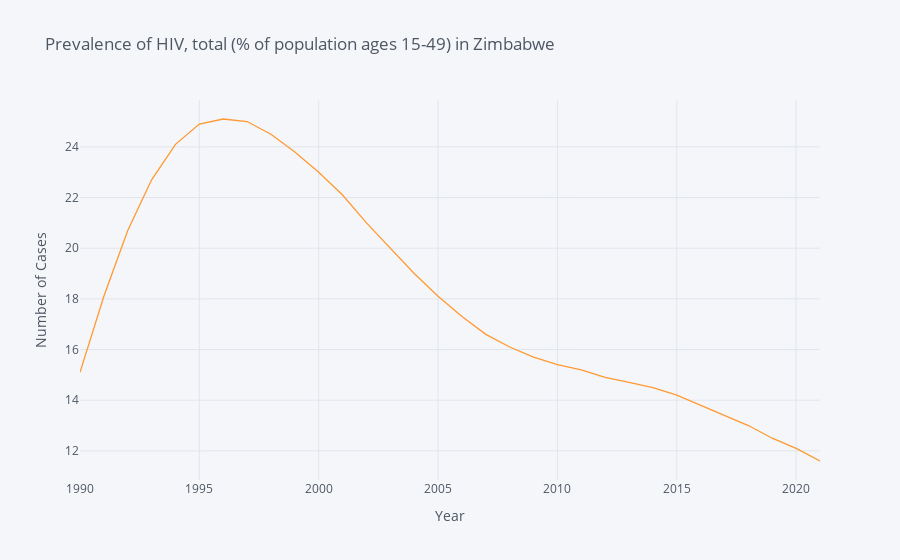

Notebook code cell kept with this figure:
### Code cell
data_zim_prevelance.iplot(title="Prevalence of HIV, total (% of population ages 15-49) in Zimbabwe",xTitle='Year',yTitle='Number of Cases')

### Figure 1 — Plotly figure (JSON) as saved in the notebook; plotly's stock layout.template omitted (floating-point values rounded to 4 significant figures)
{"data": [{"line": {"color": "rgba(255, 153, 51, 1.0)", "dash": "solid", "shape": "linear", "width": 1.3}, "mode": "lines", "name": "value", "text": "", "type": "scatter", "x": [1990, 1991, 1992, 1993, 1994, 1995, 1996, 1997, 1998, 1999, 2000, 2001, 2002, 2003, 2004, 2005, 2006, 2007, 2008, 2009, 2010, 2011, 2012, 2013, 2014, 2015, 2016, 2017, 2018, 2019, 2020, 2021], "y": [15.1, 18.1, 20.7, 22.7, 24.1, 24.9, 25.1, 25, 24.5, 23.8, 23, 22.1, 21, 20, 19, 18.1, 17.3, 16.6, 16.1, 15.7, 15.4, 15.2, 14.9, 14.7, 14.5, 14.2, 13.8, 13.4, 13, 12.5, 12.1, 11.6]}], "layout": {"autosize": true, "legend": {"bgcolor": "#F5F6F9", "font": {"color": "#4D5663"}}, "paper_bgcolor": "#F5F6F9", "plot_bgcolor": "#F5F6F9", "title": {"font": {"color": "#4D5663"}, "text": "Prevalence of HIV, total (% of population ages 15-49) in Zimbabwe"}, "xaxis": {"autorange": true, "gridcolor": "#E1E5ED", "range": [1990, 2021], "showgrid": true, "tickfont": {"color": "#4D5663"}, "title": {"font": {"color": "#4D5663"}, "text": "Year"}, "type": "linear", "zerolinecolor": "#E1E5ED"}, "yaxis": {"autorange": true, "gridcolor": "#E1E5ED", "range": [10.85, 25.85], "showgrid": true, "tickfont": {"color": "#4D5663"}, "title": {"font": {"color": "#4D5663"}, "text": "Number of Cases"}, "type": "linear", "zerolinecolor": "#E1E5ED"}}}
